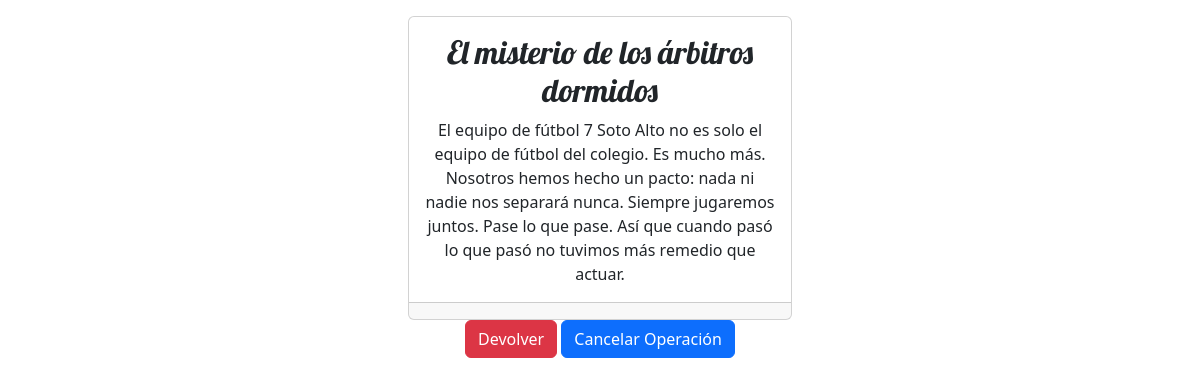
Page /cancelar/pedido/2 on the committed database.
### biblioteca_App/models.py (models this page shows, shortened)
class Prestamo(models.Model):
    Estado = [('prestado', 'Prestado'),('devuelto', 'Devuelto'),]
    libro = models.ForeignKey(Libro, on_delete=models.CASCADE)
    fecha_prestamo = models.DateField()
    fecha_devolucion = models.DateField(null=True, blank=True)
    usuario = models.ForeignKey(Usuario, on_delete=models.CASCADE)
    estado = models.CharField(max_length=20, choices=Estado, default='prestado')

class Libro(models.Model):
    Disponibilidad = [('disponible', 'Disponible'),('prestado', 'Prestado'),('en_proceso', 'En proceso de préstamo'),]
    titulo = models.CharField(max_length=200)
    autores = models.ManyToManyField(Autor)
    editorial = models.CharField(max_length=200)
    fecha_publicacion = models.DateField()
    GENEROS = (
            ('N', 'Novela'),
            ('C', 'Cuento'),
            ('P', 'Poesía'),
            ('T', 'Teatro'),
            ('O', 'Otros'),
        )
    genero = models.CharField(max_length=1, choices=GENEROS)
    isbn = models.CharField(max_length=15)
    resumen = models.TextField()
    disponibilidad = models.CharField(max_length=22, choices=Disponibilidad, default='disponible')
    portada = models.ImageField(upload_to='portadas/')

### biblioteca_App/views.py (the view, shortened to what this page needs)
# urls.py: path('cancelar/pedido/<int:pk>', CancelarPrestamo.as_view(), name='cancel_pedido'),
class CancelarPrestamo(View):
    nombre_template = 'biblioteca_App/cancel_prestamo.html'
    def get(self, request, pk):
        prestamo = Prestamo.objects.get(id=pk)
        return render(request, self.nombre_template, { 'prestamo': prestamo})

### biblioteca_App/templates/biblioteca_App/cancel_prestamo.html (shortened to what this page needs)
{% load static %}
<!DOCTYPE html>
<html lang="es">
<head>
    <link href="https://cdn.jsdelivr.net/npm/bootstrap@5.3.2/dist/css/bootstrap.min.css" rel="stylesheet">
    <link rel="stylesheet" href="{% static 'css/style.css' %}">
</head>
<body class="text-center">
    <div class="row pt-3">
        <div class="col-4 offset-4">
            <div class="card text-center">
                <div class="card-body">
                    <h2 class="card-title">
                        {{ prestamo.libro.titulo }}
                    </h2>
                    <p class="card-text">{{ prestamo.libro.resumen|linebreaksbr }} </p>
                </div>
                <div class="card-footer text-body-secondary">
                </div>
            </div>
        </div>
    </div>
        <form action="{% url 'cancel_pedido' prestamo.id %}" method="POST">
                <button type="submit" class="btn btn-danger">Devolver</button>
                <a class="btn btn-primary" href="{% url 'list_my_books' %}">Cancelar Operación</a>
          </form>
</body>
</html>

### biblioteca_App/static/css/style.css (style rules this page uses)
h1 a, h2 a, h2 { color: peru; font-family: 'Lobster'; }

### rows in the picture
Prestamo: libro.titulo "El misterio de los árbitros dormidos", libro.resumen "El equipo de fútbol 7 Soto Alto no es solo el equipo de fútbol del colegio. Es mucho más. Nosotros hemos hecho un pacto: nada ni nadie nos separará nunca. Siempre jugaremos juntos. Pase lo que pase. Así que cuando pasó lo que pasó no tuvimos más remedio que actuar."
